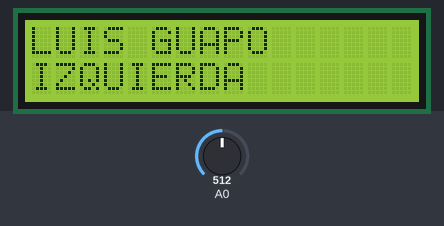
Bench run of a sketch on a simulated Arduino Uno, built with avr-gcc and run on an emulated ATmega328P. Shown: 16×2 character LCD. The inputs (shaded band) are chosen by the test bench; at power-on: A0 = 512.

Above: at 1.2 s.
1.3 s: A0 set to 565
At 1.6 s:
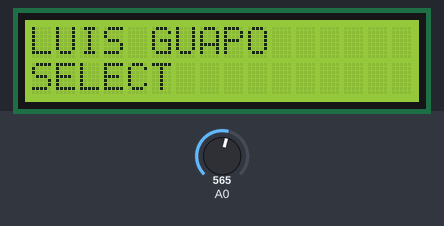
2.8 s: A0 set to 370
At 4.0 s:
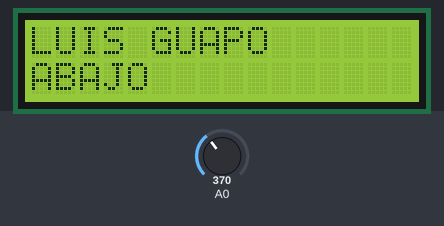
4.3 s: A0 set to 185
At 5.1 s:
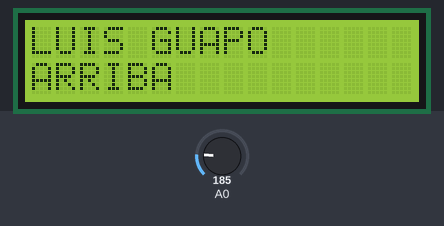
5.8 s: A0 set to 40
At 6.3 s:
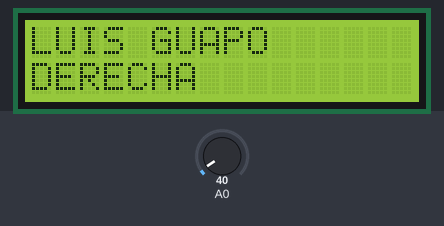
7.3 s: A0 set to 900
At 8.5 s:
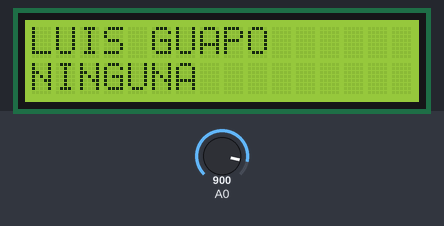
8.8 s: A0 set to 716
At 9.7 s:
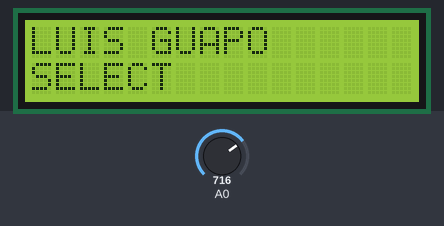
Timing chart, 0 to 11.3 s (numbered marks = the images above; inputs shaded):
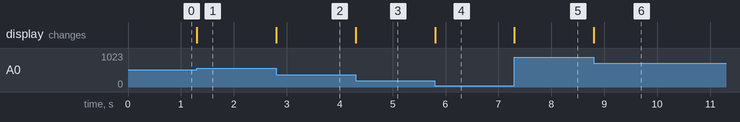

The sketch:

LCD_SHIELD.ino
```cpp
#include <LiquidCrystal.h>    //Funciones del LCD


//Indica a la librería los pines de conexión del shield
LiquidCrystal lcd(8, 9, 4, 5, 6, 7);

//Varables para leer las teclas y el ADC
int lcd_key     = 0;
int adc_key_in  = 0;

//Contantes para identificar las teclas
#define btnDERECHA      0
#define btnARRIBA      1
#define btnABAJO       2
#define btnIZQUIERDA   3
#define btnSELECT      4
#define btnNADA        5

//Función que lee las teclas
int read_LCD_buttons()
{
 adc_key_in = analogRead(0);      // Leer la entrada analógica

 //Las teclas se conectan a un divisor resistivo que produce distintos valores de tensión según la tecla pulsada

 if (adc_key_in > 1000) return btnNADA; //Si no hay ninguna tecla pulsada, sale para demorar menos tiempo

 if (adc_key_in < 50)   return btnDERECHA;
 if (adc_key_in < 195)  return btnARRIBA;
 if (adc_key_in < 380)  return btnABAJO;
 if (adc_key_in < 555)  return btnIZQUIERDA;
 if (adc_key_in < 790)  return btnSELECT;

 return btnNADA;  // No debería llegar aquí, pero por las dudas retorna este valor.
}


void setup() {
  // Inicializaciones

  lcd.begin(16, 2);                 //LCD de 16 columnas y 2 filas
  lcd.clear();                      //Borrar la pantalla
  lcd.setCursor(0, 0);              //Llevar el cursor al inicio
  lcd.print("LUIS GUAPO");

}

void loop() {
  // Bucle principal del programa

 lcd.setCursor(0,1);            // Lleva el cursor al inicio de la segunda linea
 lcd_key = read_LCD_buttons();  // Lee las teclas

 switch (lcd_key)               // Imprime un texto según el valor de la tecla detectada
 {
   case btnDERECHA:
     {
     lcd.print("DERECHA  ");
     break;
     }
   case btnIZQUIERDA:
     {
     lcd.print("IZQUIERDA");
     break;
     }
   case btnARRIBA:
     {
     lcd.print("ARRIBA   ");
     break;
     }
   case btnABAJO:
     {
     lcd.print("ABAJO    ");
     break;
     }
   case btnSELECT:
     {
     lcd.print("SELECT   ");
     break;
     }
     case btnNADA:
     {
     lcd.print("NINGUNA  ");
     break;
     }
 }

}
```

Measured:
- after the input at 1.3 s, the display: changes at once (image 1)
- after the input at 2.8 s, the display: changes at once (image 2)
- after the input at 4.3 s, the display: changes at once (image 3)
- after the input at 5.8 s, the display: changes at once (image 4)
- after the input at 7.3 s, the display: changes at once (image 5)
- after the input at 8.8 s, the display: changes at once (image 6)
